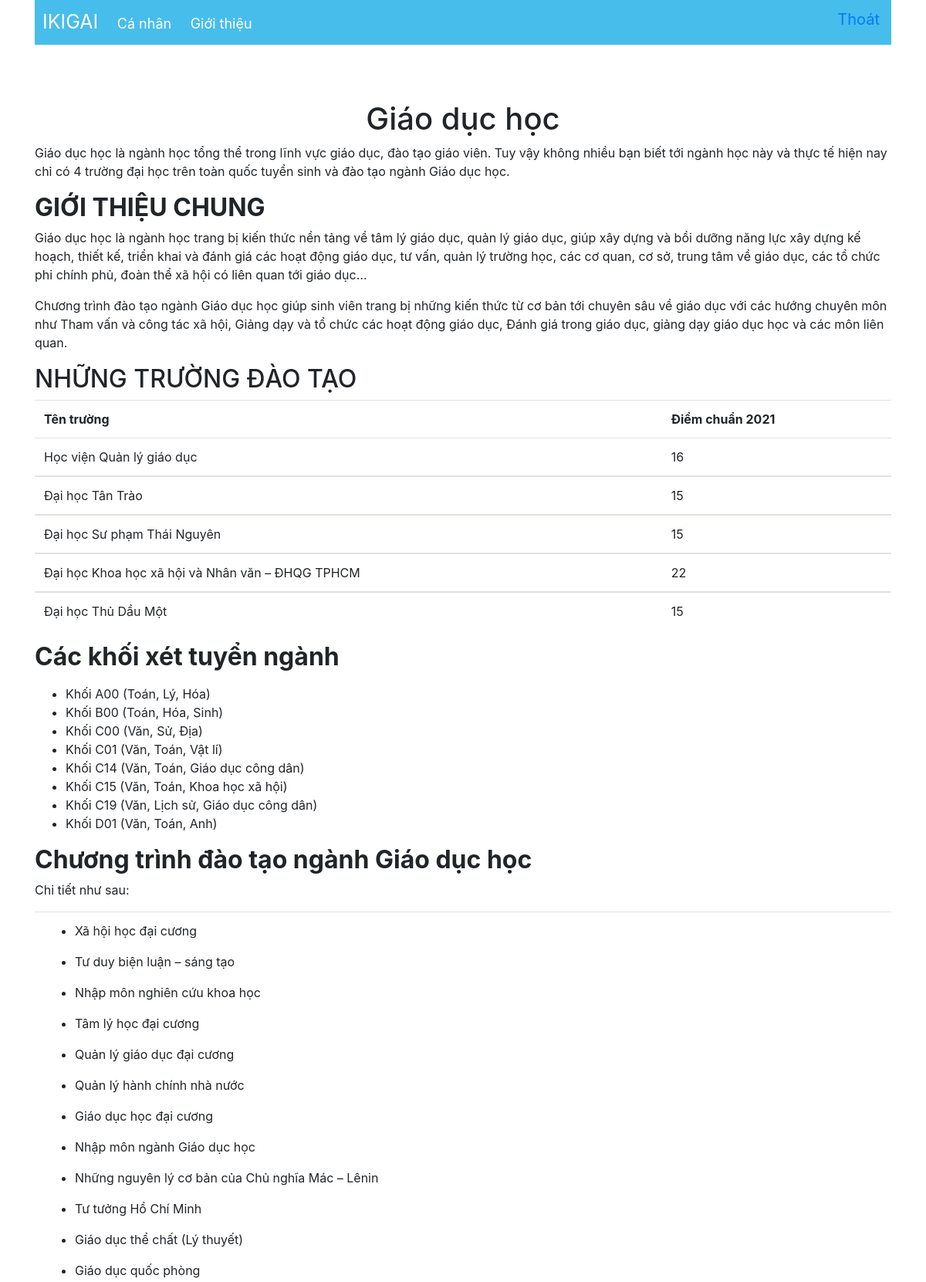
The page /chitietnganh.php?id=14&mg=7140101 (upper part) on the database its author committed.
### tables this page shows
CREATE TABLE `nhomnganh` (
  `idnhomnganh` varchar(500) NOT NULL,
  `tennganh` varchar(500) NOT NULL,
  `manganh` varchar(500) NOT NULL,
  `diemvao` varchar(500) NOT NULL,
  `holland` varchar(500) NOT NULL
);

CREATE TABLE `gioithieu` (
  `manganh` int(255) NOT NULL,
  `gtmot` text NOT NULL,
  `gtchung` text NOT NULL,
  `ctdaotao` text NOT NULL,
  `cohoi` text NOT NULL
);

CREATE TABLE `truong` (
  `manganh` int(255) NOT NULL,
  `tentruong` varchar(500) NOT NULL,
  `kv` varchar(500) NOT NULL,
  `diem` varchar(255) NOT NULL
);

CREATE TABLE `khoixettuyen` (
  `manganh` int(255) NOT NULL,
  `khoi` varchar(255) NOT NULL
);

CREATE TABLE `ctdaotaoct` (
  `manganh` int(255) NOT NULL,
  `ctdtct` varchar(500) NOT NULL
);

### chitietnganh.php (the view, shortened to what this page needs)
<?php
include 'config.php';
?>
<!doctype html >
 <html lang="vi">
<head>
    <link rel="stylesheet" href="https://stackpath.bootstrapcdn.com/bootstrap/4.3.1/css/bootstrap.min.css">
  </head>
<body class="container">
<?php include 'header.php';?>
<?php
$a = $_GET['mg'];
$query=mysqli_query($conn,"select * from nhomnganh where manganh='$a'");
$row=mysqli_fetch_array($query);
$query1=mysqli_query($conn,"select * from gioithieu where manganh='$a'");
$row1 =mysqli_fetch_array($query1);
?>
      <br><br><br>
<div class="td-main-content-wrap td-container-wrap">
    <div class="td-container td-post-template-5 ">
    <article id="post-10844" class="post-10844 post type-post status-publish format-standard has-post-thumbnail category-nganh" itemscope itemtype="https://schema.org/Article">
        <div class="td-post-header">
            <header class="td-post-title">
                <center><h1 class="entry-title"><?php echo $row['tennganh'];?></h1></center>
            </header>
        </div>
        <div class="td-post-sharing-top"><div id="td_social_sharing_article_top" class="td-post-sharing td-ps-bg td-ps-notext td-post-sharing-style1 ">
        <div class="td-post-content tagdiv-type">
            <p><?php echo $row1['gtmot'];?></p>
<h2><strong>GIỚI THIỆU CHUNG</strong></h2>
<p><?php echo $row1['gtchung'];?></p>
<p><?php echo $row1['ctdaotao'];?></p>
<h2>NHỮNG TRƯỜNG ĐÀO TẠO</h2>
<table class="table">
<tbody>
<tr>
<td><strong>Tên trường</strong></td>
<td><strong>Điểm chuẩn 2021</strong></td>
</tr>
<?php
$query3=mysqli_query($conn,"select * from truong where manganh='$a'");
while($row3=mysqli_fetch_array($query3)){
?>
<tr>
<td><?php echo $row3['tentruong'];?></td>
<td><?php echo $row3['diem'];?></td>
</tr>
</tbody>
<?php }?>
</table>
<h2><strong>Các khối xét tuyển ngành</strong></h2>
<ul>
<?php
$query2=mysqli_query($conn,"select * from khoixettuyen where manganh='$a'");
while($row2=mysqli_fetch_array($query2)){
?>
<li><?php echo $row2['khoi'];?></li>
<?php }?>
</ul>
<h2><strong>Chương trình đào tạo ngành <?php echo $row['tennganh'];?></strong></h2>
<p>Chi tiết như sau:</p>
<table class="table">
<tbody>
<tr>
<td>
<?php
$query4=mysqli_query($conn,"select * from ctdaotaoct where manganh='$a'");
while($row4=mysqli_fetch_array($query4)){
?>
<ul>
<li><?php echo $row4['ctdtct'];?></li>
</ul>
<?php }?>
</td>
</tr>
</tbody>
</table>
<br><br><br><br>
</body>
</html>

### rows shown on the page
nhomnganh: tennganh "Giáo dục học"
gioithieu: gtmot "Giáo dục học là ngành học tổng thể trong lĩnh vực giáo dục, đào tạo giáo viên. Tuy vậy không nhiều bạn biết tới ngành học này và thực tế hiện nay chỉ có 4 trường đại học trên toàn quốc tuyển sinh và đào tạo ngành Giáo dục học.", gtchung "Giáo dục học là ngành học trang bị kiến thức nền tảng về tâm lý giáo dục, quản lý giáo dục, giúp xây dựng và bồi dưỡng năng lực xây dựng kế hoạch, thiết kế, triển khai và đánh giá các hoạt động giáo dục, tư vấn, quản lý trường học, các cơ quan, cơ sở, trung tâm về giáo dục, các tổ chức phi chính phủ, đoàn thể xã hội có liên quan tới giáo dục…", ctdaotao "Chương trình đào tạo ngành Giáo dục học giúp sinh viên trang bị những kiến thức từ cơ bản tới chuyên sâu về giáo dục với các hướng chuyên môn như Tham vấn và công tác xã hội, Giảng dạy và tổ chức các hoạt động giáo dục, Đánh giá trong giáo dục, giảng dạy giáo dục học và các môn liên quan."
truong: tentruong "Học viện Quản lý giáo dục", diem "16"
truong: tentruong "Đại học Tân Trào", diem "15"
truong: tentruong "Đại học Sư phạm Thái Nguyên", diem "15"
truong: tentruong "Đại học Khoa học xã hội và Nhân văn – ĐHQG TPHCM", diem "22"
truong: tentruong "Đại học Thủ Dầu Một", diem "15"
khoixettuyen: khoi "Khối A00 (Toán, Lý, Hóa)"
khoixettuyen: khoi "Khối B00 (Toán, Hóa, Sinh)"
khoixettuyen: khoi "Khối C00 (Văn, Sử, Địa)"
khoixettuyen: khoi "Khối C01 (Văn, Toán, Vật lí)"
khoixettuyen: khoi "Khối C14 (Văn, Toán, Giáo dục công dân)"
khoixettuyen: khoi "Khối C15 (Văn, Toán, Khoa học xã hội)"
khoixettuyen: khoi "Khối C19 (Văn, Lịch sử, Giáo dục công dân)"
khoixettuyen: khoi "Khối D01 (Văn, Toán, Anh)"
ctdaotaoct: ctdtct "Xã hội học đại cương"
ctdaotaoct: ctdtct "Tư duy biện luận – sáng tạo"
ctdaotaoct: ctdtct "Nhập môn nghiên cứu khoa học"
ctdaotaoct: ctdtct "Tâm lý học đại cương"
ctdaotaoct: ctdtct "Quản lý giáo dục đại cương"
ctdaotaoct: ctdtct "Quản lý hành chính nhà nước"
ctdaotaoct: ctdtct "Giáo dục học đại cương"
ctdaotaoct: ctdtct "Nhập môn ngành Giáo dục học"
ctdaotaoct: ctdtct "Những nguyên lý cơ bản của Chủ nghĩa Mác – Lênin"
ctdaotaoct: ctdtct "Tư tưởng Hồ Chí Minh"
ctdaotaoct: ctdtct "Giáo dục thể chất (Lý thuyết)"
ctdaotaoct: ctdtct "Giáo dục quốc phòng"
